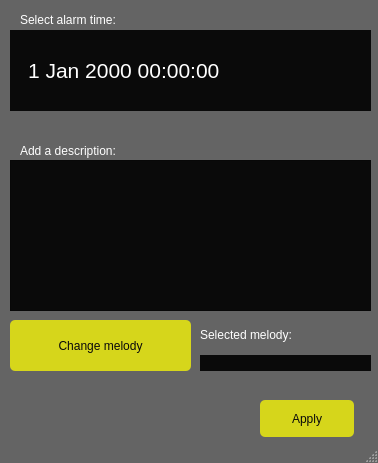
<?xml version="1.0" encoding="UTF-8"?>
<ui version="4.0">
 <class>Alarm_menu</class>
 <widget class="QMainWindow" name="Alarm_menu">
  <property name="geometry">
   <rect>
    <x>0</x>
    <y>0</y>
    <width>378</width>
    <height>463</height>
   </rect>
  </property>
  <property name="windowTitle">
   <string>Alarm</string>
  </property>
  <property name="styleSheet">
   <string notr="true">QMainWindow {
	border-color: rgb(58, 255, 65);
	color: rgb(255, 255, 255);
	background-color: rgba(10, 10, 10, 100);
}

QMenu {
	color: rgb(255, 255, 255);
	background-color: rgb(10, 10, 10);
}

QWidget:item:selected {
	color: rgb(0, 0, 0);
    background-color: rgb(214, 214, 27);
}

QTableWidget {
	gridline-color: rgb(255, 0, 0);
	color: rgb(255, 255, 255);
	background-color: rgb(10, 10, 10);
	border-color: rgb(10, 10, 10);
}

QTableWidget::item:selected { 
	color: rgb(0, 0, 0);
	background-color: rgb(191, 186, 49);
}

QTextEdit {
	color: rgb(255, 255, 255);
	background-color: rgb(10, 10, 10);
	border-color: rgb(10, 10, 10);
}

QDateTimeEdit {
	color: rgb(255, 255, 255);
	border-style: 1px rgb(10, 10, 10);
	background-color: rgb(10, 10, 10);
	qproperty-alignment: 'AlignHCenter | AlignCenter';
	min-width: 75px;
}

QDateTimeEdit:up-button {
    background-color: transparent;
    subcontrol-origin: border;
    subcontrol-position: center right;
}

QDateTimeEdit:down-button {
    background-color: transparent;
    subcontrol-origin: border;
    subcontrol-position: center left;
}

QLineEdit {
	color: rgb(255, 0, 4);
	background-color: rgb(10, 10, 10);
    border-style: solid;
	border-color: rgb(10, 10, 60);
}

QLabel {
	background-color: rgba(10, 10, 10, 0);
	border-color: rgb(10, 10, 10);
	color: rgb(255, 255, 255);
}

QPushButton {
	color: rgb(10, 10, 10);
	background-color: rgb(214, 214, 27);
	border-style: solid;
	border-radius: 5px;
}

QPushButton:pressed {
	background-color: rgb(148, 139, 19);
}

QPushButton:hover {
	border: 1px solid rgb(160, 201, 255);
 	color: rgb(255, 255, 255);
}

QTableCornerButton::section {
  background-color: rgb(43, 43, 43);
  border: 1px transparent #32414B;
  border-radius: 0px;
}

/**/
QHeaderView {
  background-color: rgb(43, 43, 43);
  border: 0px transparent #32414B;
  padding: 0px;
  margin: 0px;
  border-radius: 0px;
}

QHeaderView:disabled {
  background-color: rgb(43, 43, 43);
  border: 1px transparent #32414B;
  padding: 2px;
}

QHeaderView::section {
  background-color: rgb(43, 43, 43);
  color: #F0F0F0;
  padding: 2px;
  border-radius: 0px;
  text-align: left;
}

QHeaderView::section:checked {
  color: #F0F0F0;
  background-color: rgb(43, 43, 43);
}

QHeaderView::section:checked:disabled {
  color: #787878;
  background-color: rgb(43, 43, 43);
}

QHeaderView::section::horizontal {
  padding-left: 4px;
  padding-right: 4px;
  border-left: 1px solid #19232D;
}

QHeaderView::section::horizontal::first, QHeaderView::section::horizontal::only-one {
  border-left: 1px solid #32414B;
}

QHeaderView::section::horizontal:disabled {
  color: #787878;
}

QHeaderView::section::vertical {
  padding-left: 4px;
  padding-right: 4px;
  border-top: 1px solid #19232D;
}

QHeaderView::section::vertical::first, QHeaderView::section::vertical::only-one {
  border-top: 1px solid #32414B;
}

QHeaderView::section::vertical:disabled {
  color: #787878;
}</string>
  </property>
  <widget class="QWidget" name="centralwidget">
   <widget class="QDateTimeEdit" name="alarm_time">
    <property name="geometry">
     <rect>
      <x>10</x>
      <y>30</y>
      <width>361</width>
      <height>81</height>
     </rect>
    </property>
    <property name="font">
     <font>
      <pointsize>16</pointsize>
     </font>
    </property>
   </widget>
   <widget class="QTextEdit" name="descriptions">
    <property name="geometry">
     <rect>
      <x>10</x>
      <y>160</y>
      <width>361</width>
      <height>151</height>
     </rect>
    </property>
   </widget>
   <widget class="QLabel" name="label">
    <property name="geometry">
     <rect>
      <x>20</x>
      <y>140</y>
      <width>191</width>
      <height>21</height>
     </rect>
    </property>
    <property name="font">
     <font>
      <pointsize>9</pointsize>
     </font>
    </property>
    <property name="text">
     <string>Add a description:</string>
    </property>
   </widget>
   <widget class="QWidget" name="verticalLayoutWidget_2">
    <property name="geometry">
     <rect>
      <x>200</x>
      <y>320</y>
      <width>171</width>
      <height>51</height>
     </rect>
    </property>
    <layout class="QVBoxLayout" name="verticalLayout_2">
     <item>
      <widget class="QLabel" name="label_2">
       <property name="text">
        <string>Selected melody:</string>
       </property>
      </widget>
     </item>
     <item>
      <widget class="QLineEdit" name="melody_name_line">
       <property name="enabled">
        <bool>false</bool>
       </property>
      </widget>
     </item>
    </layout>
   </widget>
   <widget class="QPushButton" name="change_melody_button">
    <property name="geometry">
     <rect>
      <x>10</x>
      <y>320</y>
      <width>181</width>
      <height>51</height>
     </rect>
    </property>
    <property name="text">
     <string>Change melody</string>
    </property>
   </widget>
   <widget class="QPushButton" name="apply_button">
    <property name="geometry">
     <rect>
      <x>260</x>
      <y>400</y>
      <width>94</width>
      <height>37</height>
     </rect>
    </property>
    <property name="text">
     <string>Apply</string>
    </property>
   </widget>
   <widget class="QLabel" name="label_3">
    <property name="geometry">
     <rect>
      <x>20</x>
      <y>10</y>
      <width>211</width>
      <height>20</height>
     </rect>
    </property>
    <property name="text">
     <string>Select alarm time:</string>
    </property>
   </widget>
  </widget>
  <widget class="QStatusBar" name="statusbar"/>
 </widget>
 <resources/>
 <connections/>
</ui>
